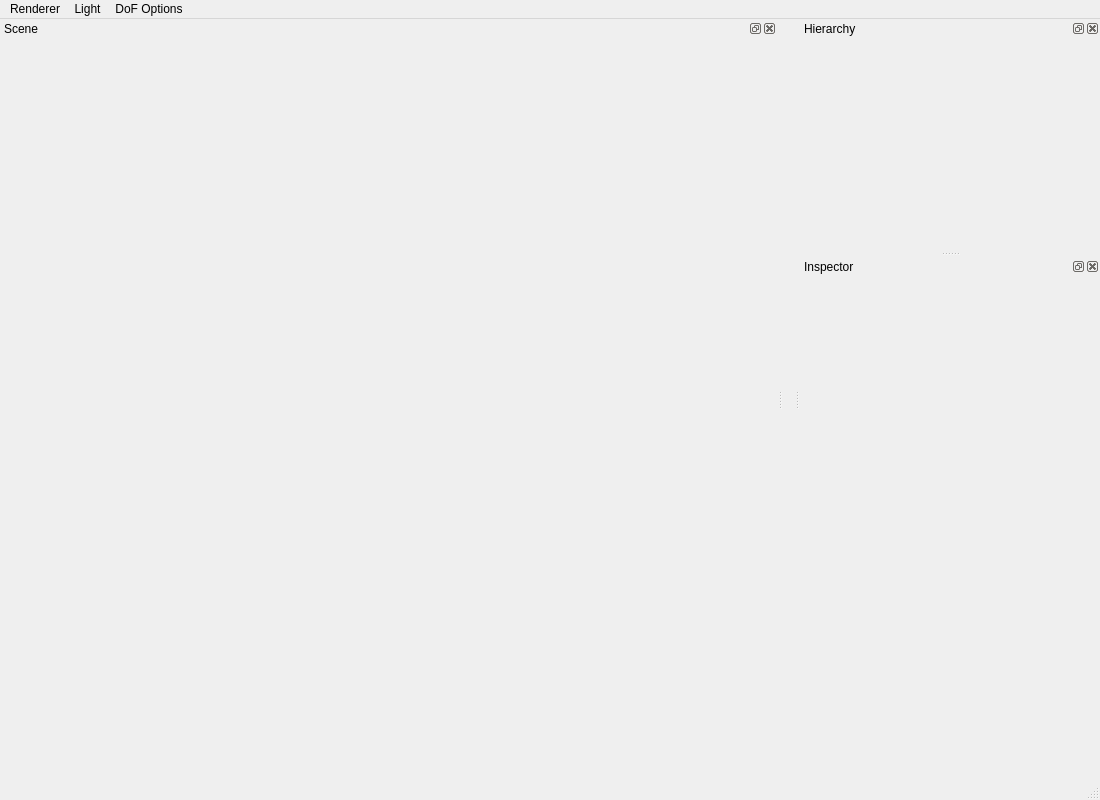
<?xml version="1.0" encoding="UTF-8"?>
<ui version="4.0">
 <class>MainWindow</class>
 <widget class="QMainWindow" name="MainWindow">
  <property name="geometry">
   <rect>
    <x>0</x>
    <y>0</y>
    <width>1100</width>
    <height>800</height>
   </rect>
  </property>
  <property name="minimumSize">
   <size>
    <width>1100</width>
    <height>800</height>
   </size>
  </property>
  <property name="windowTitle">
   <string>Carmelita Engine</string>
  </property>
  <widget class="QWidget" name="centralWidget"/>
  <widget class="QStatusBar" name="statusBar"/>
  <widget class="QDockWidget" name="Hierarchywidget">
   <property name="minimumSize">
    <size>
     <width>300</width>
     <height>200</height>
    </size>
   </property>
   <property name="floating">
    <bool>false</bool>
   </property>
   <property name="windowTitle">
    <string>Hierarchy</string>
   </property>
   <attribute name="dockWidgetArea">
    <number>2</number>
   </attribute>
   <widget class="QWidget" name="dockWidgetContents"/>
  </widget>
  <widget class="QDockWidget" name="Inspectorwidget">
   <property name="minimumSize">
    <size>
     <width>300</width>
     <height>450</height>
    </size>
   </property>
   <property name="floating">
    <bool>false</bool>
   </property>
   <property name="windowTitle">
    <string>Inspector</string>
   </property>
   <attribute name="dockWidgetArea">
    <number>2</number>
   </attribute>
   <widget class="QWidget" name="dockWidgetContents_7"/>
  </widget>
  <widget class="QMenuBar" name="menuBar">
   <property name="geometry">
    <rect>
     <x>0</x>
     <y>0</y>
     <width>1100</width>
     <height>21</height>
    </rect>
   </property>
   <widget class="QMenu" name="menuRenderer">
    <property name="title">
     <string>Renderer</string>
    </property>
    <addaction name="actionAlbedo"/>
    <addaction name="actionLighting"/>
    <addaction name="actionNormals"/>
    <addaction name="actionDepth_test"/>
    <addaction name="separator"/>
    <addaction name="actionBlur"/>
    <addaction name="actionDepth_of_Field"/>
   </widget>
   <widget class="QMenu" name="menuLight_Settings">
    <property name="title">
     <string>Light</string>
    </property>
    <addaction name="actionLight_Settings"/>
    <addaction name="actionLightColor"/>
   </widget>
   <widget class="QMenu" name="menuDoF_Options">
    <property name="title">
     <string>DoF Options</string>
    </property>
    <addaction name="actionOptions"/>
   </widget>
   <addaction name="menuRenderer"/>
   <addaction name="menuLight_Settings"/>
   <addaction name="menuDoF_Options"/>
  </widget>
  <widget class="QDockWidget" name="Scene">
   <property name="minimumSize">
    <size>
     <width>777</width>
     <height>701</height>
    </size>
   </property>
   <property name="windowTitle">
    <string>Scene</string>
   </property>
   <attribute name="dockWidgetArea">
    <number>1</number>
   </attribute>
   <widget class="QWidget" name="dockWidgetContents_2"/>
  </widget>
  <action name="actionOpen_Project">
   <property name="text">
    <string>Open Project</string>
   </property>
  </action>
  <action name="actionSave_Project">
   <property name="text">
    <string>Save Project</string>
   </property>
  </action>
  <action name="actionQuit">
   <property name="text">
    <string>Quit</string>
   </property>
  </action>
  <action name="actionAlbedo">
   <property name="text">
    <string>Albedo</string>
   </property>
  </action>
  <action name="actionLighting">
   <property name="text">
    <string>Lighting</string>
   </property>
  </action>
  <action name="actionNormals">
   <property name="text">
    <string>Normals</string>
   </property>
  </action>
  <action name="actionDepth_test">
   <property name="text">
    <string>Depth test</string>
   </property>
  </action>
  <action name="actionLight_Settings">
   <property name="text">
    <string>Light Direction</string>
   </property>
  </action>
  <action name="actionLightColor">
   <property name="text">
    <string>Light Color</string>
   </property>
  </action>
  <action name="actionBlur">
   <property name="checkable">
    <bool>true</bool>
   </property>
   <property name="text">
    <string>Blur</string>
   </property>
  </action>
  <action name="actionDepth_of_Field">
   <property name="text">
    <string>Depth of Field</string>
   </property>
  </action>
  <action name="actionOptions">
   <property name="text">
    <string>Options</string>
   </property>
  </action>
 </widget>
 <layoutdefault spacing="6" margin="11"/>
 <resources/>
 <connections/>
</ui>
